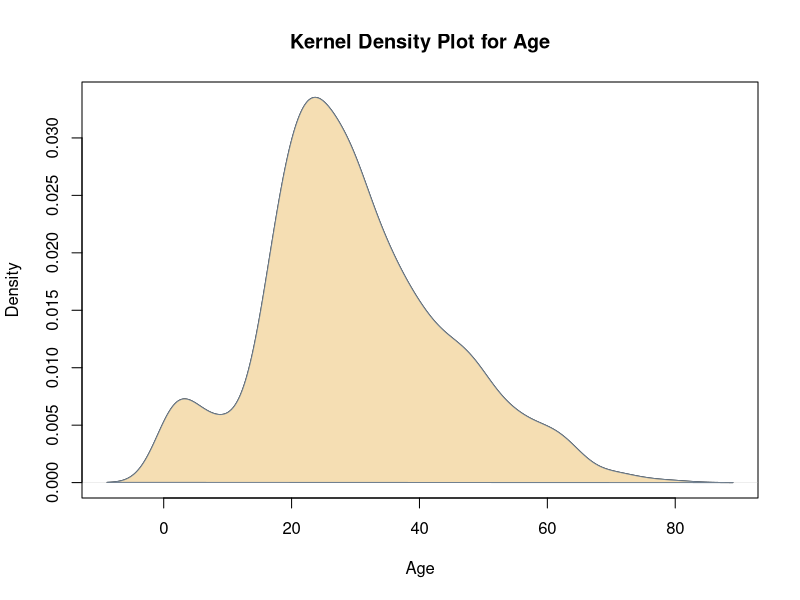
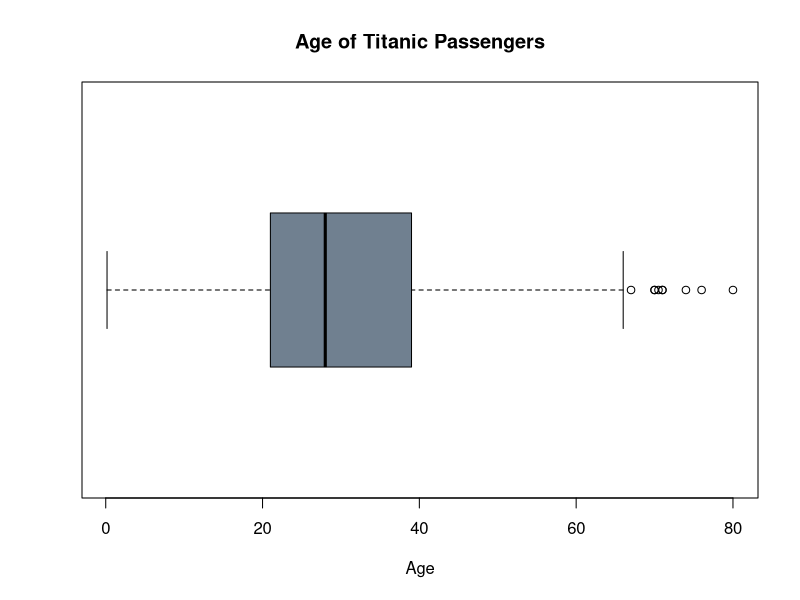
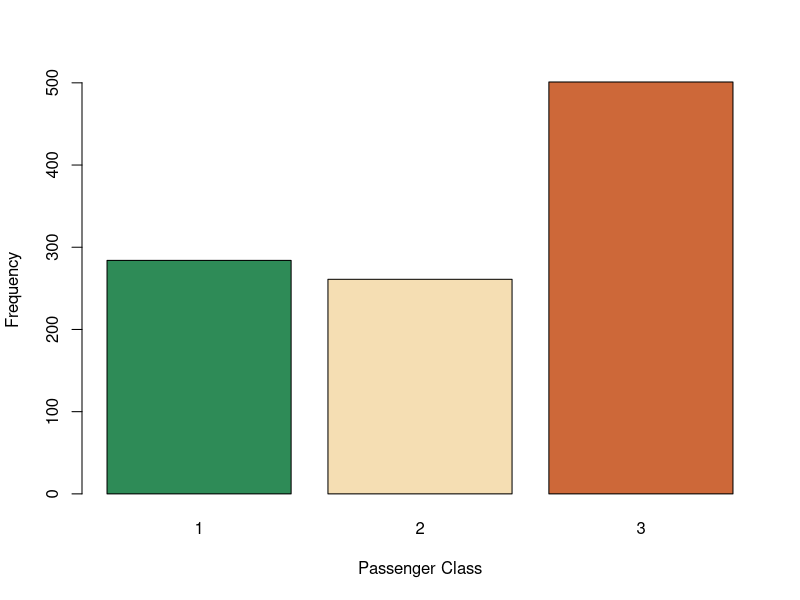
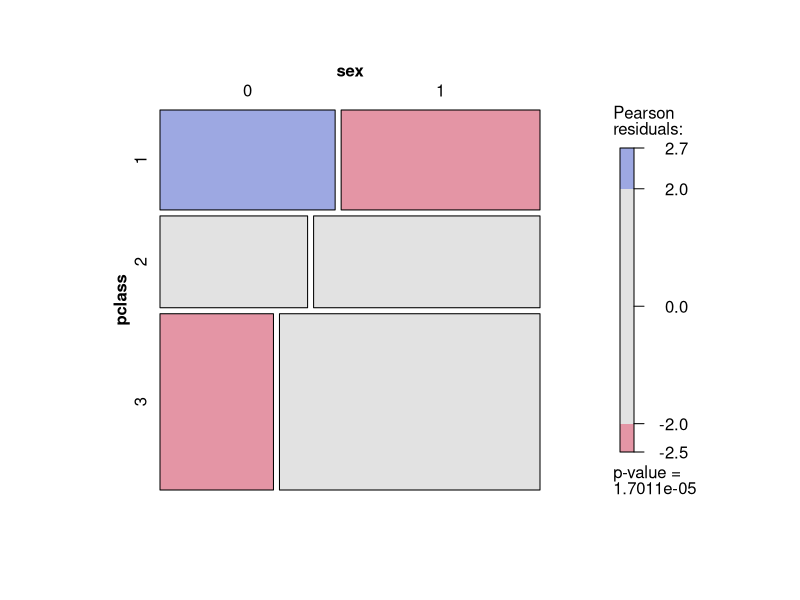

Recreate these plots in R, in order.

titanic <- read.csv('titanic_project.csv')


print(head(titanic))

print(summary(titanic))

print(str(titanic))

install.packages('gmodels')
library(gmodels)
CrossTable(titanic$sex, titanic$age)

d <- density(titanic$age, na.rm = TRUE)

plot(d, main="Kernel Density Plot for Age", xlab = "Age")
polygon(d, col="wheat", border="slategrey")


boxplot(titanic$age, col = "slategrey", horizontal=TRUE, xlab="Age",
        main="Age of Titanic Passengers")

counts <- table(titanic$pclass)
barplot(counts, xlab="Passenger Class", ylab="Frequency",
        col=c("seagreen","wheat","sienna3"))

library(vcd)
mosaic(table(titanic[,c(2,4)]), shade=TRUE, legend=TRUE)
